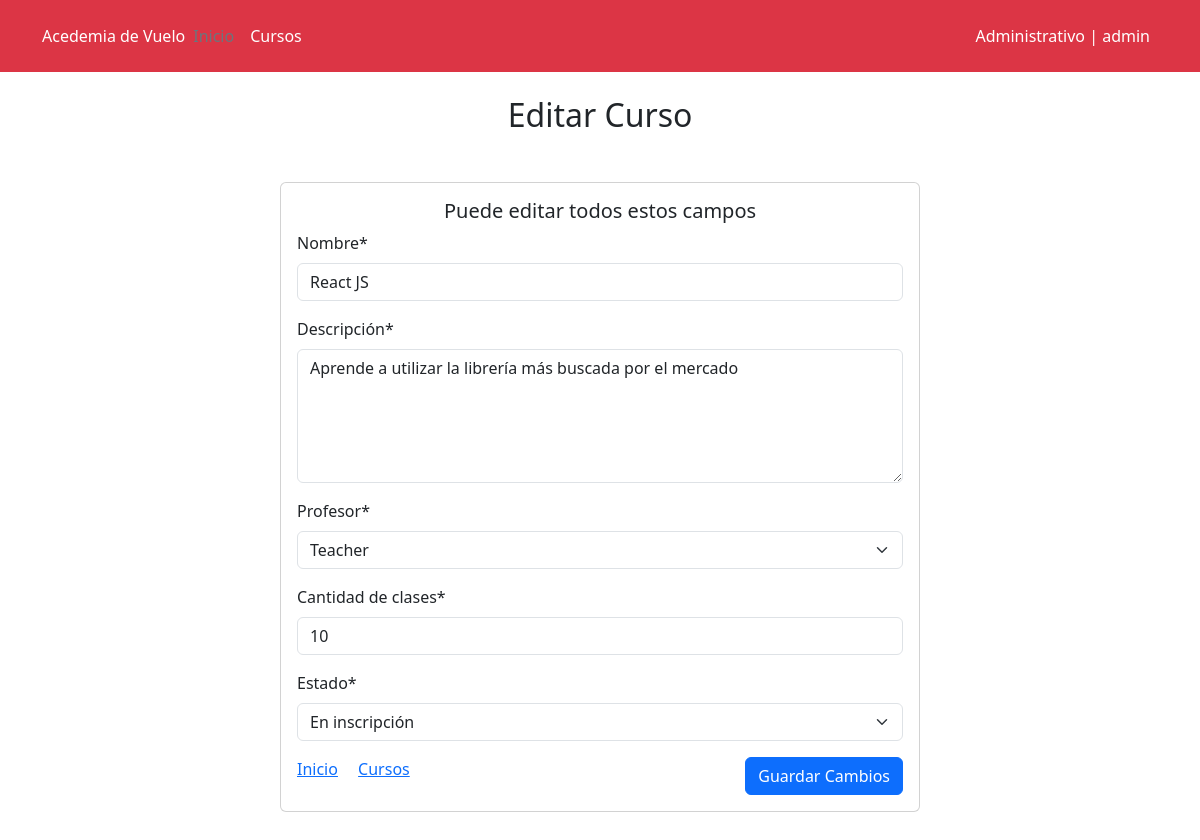
Page /courses/1/edit/ (signed in) on the committed database.
### core/models.py (models this page shows, shortened)
class Course (models.Model):
    STATUS_CHOICES = (
        ('i', 'En inscripción'),
        ('p', 'En progreso'),
        ('f', 'Finalizado')
    )
    name = models.CharField(max_length=90, verbose_name='Nombre')
    description = models.CharField(max_length=300, blank=True, null=True, verbose_name='Descripción')
    teacher = models.ForeignKey(User, on_delete=models.CASCADE, limit_choices_to={'groups__name': 'profesores'},verbose_name='Profesor')
    class_quantity = models.PositiveIntegerField(default=0, verbose_name='Cantidad de clases')
    status = models.CharField(max_length=1, choices=STATUS_CHOICES, default='i', verbose_name='Estado')
    class Meta:
        verbose_name = 'curso'
        verbose_name_plural = 'cursos'

### core/views.py (the view, shortened to what this page needs)
@add_group_name_to_context
class CourseEditView (UserPassesTestMixin, UpdateView):
    model = Course
    form_class = CourseForm
    template_name= 'edit_course.html'
    success_url = reverse_lazy('courses')
    def test_func (self):
        return self.request.user.groups.filter(name='administrativos').exists()

### core/forms.py
class CourseForm (forms.ModelForm):
    teacher = forms.ModelChoiceField(queryset=User.objects.filter(groups__name='profesores'), label='Profesor')
    status = forms.ChoiceField(choices=Course.STATUS_CHOICES, initial='i', label='Estado')
    description = forms.CharField(widget=forms.Textarea(attrs={'rows':5}), label="Descripción")
    class Meta:
        model = Course
        fields = ['name', 'description', 'teacher', 'class_quantity', 'status']
    helper = FormHelper()
    helper.layout = Layout (
        Field('name'),
        Field('description'),
        Field('teacher'),
        Field('class_quantity'),
        Field('status'),
        Submit('submit', 'Submit'),
    )

### core/views.py (called while the page is built)
def plural_to_singular (plural):
    plural_singular = {
        'estudiantes': 'estudiante',
        'profesores': 'profesor',
        'preceptores': 'preceptor',
        'administrativos': 'administrativo',
    }
    return plural_singular.get(plural, 'error')

def get_group_and_color (user):
    group = user.groups.first()
    group_id = None
    group_name = None
    group_name_singular = None
    color = None
    if group:
        if group.name == 'estudiantes':
            color = 'bg-primary'
        elif group.name == 'profesores':
            color = 'bg-success'
        elif group.name == 'preceptores':
            color = 'bg-secondary'
        elif group.name == 'administrativos':
            color = 'bg-danger'
        group_id = group.id
        group_name = group.name
        group_name_singular = plural_to_singular(group.name)
    return group_id, group_name, group_name_singular, color

def add_group_name_to_context (view_class):
    original_dispatch = view_class.dispatch
    def dispatch (self, request, *args, **kwargs):
        user = self.request.user
        group_id, group_name, group_name_singular, color = get_group_and_color(user)
        context = {
            'group_name': group_name,
            'group_name_singular': group_name_singular,
            'color': color,
        }
        self.extra_context = context
        return original_dispatch (self, request, *args, **kwargs)
    view_class.dispatch = dispatch
    return view_class

### templates/edit_course.html (shortened to what this page needs)
{% extends 'base.html' %}
{% block content %}
{% load crispy_forms_tags %}
<div class="container my-4">
    <h2 class="text-center">Editar Curso</h2>
    <form action="" method="POST">
        <div class="card mx-auto my-5" style="width: 40rem;">
            <div class="card-body">
                <h5 class="card-title text-center">Puede editar todos estos campos</h5>
                    {{ form | crispy }}
                <a class="card-link" href="{% url 'home' %}">Inicio</a>
                <a class="card-link" href="{% url 'courses' %}">Cursos</a>
                <button class="btn btn-primary float-end" type="submit">Guardar Cambios</button>
            </div>
        </div>
    </form>
</div>
{% endblock %}

### templates/header.html (shortened to what this page needs)
{% if user.is_authenticated %}
    {% if group_name == 'estudiantes' %}
        <header class="p-3 text-bg-primary">
    {% elif group_name == 'profesores' %}
        <header class="p-3 text-bg-success">
    {% elif group_name == 'preceptores' %}
        <header class="p-3 text-bg-secondary">
    {% elif group_name == 'administrativos' %}
        <header class="p-3 text-bg-danger">
    {% endif %}
{% else %}
<header class="p-3 text-bg-primary">
{% endif %}
    <div class="container">
      <div class="d-flex flex-wrap align-items-center justify-content-center justify-content-lg-start">
        <a href="{% url 'home' %}" class="d-flex align-items-center mb-2 mb-lg-0 text-white text-decoration-none">
          Acedemia de Vuelo
        </a>
        {% if user.is_authenticated %}
            {% if group_name == 'estudiantes' %}
                <ul class="nav col-12 col-lg-auto me-lg-auto mb-2 justify-content-center mb-md-0 bg-primary">
            {% elif group_name == 'profesores' %}
                <ul class="nav col-12 col-lg-auto me-lg-auto mb-2 justify-content-center mb-md-0 bg-success">
            {% elif group_name == 'preceptores' %}
                <ul class="nav col-12 col-lg-auto me-lg-auto mb-2 justify-content-center mb-md-0 bg-secondary">
            {% elif group_name == 'administrativos' %}
                <ul class="nav col-12 col-lg-auto me-lg-auto mb-2 justify-content-center mb-md-0 bg-danger">
            {% endif %}
        {% else %}
           <ul class="nav col-12 col-lg-auto me-lg-auto mb-2 justify-content-center mb-md-0 bg-primary">
        {% endif %}
          <li><a href="{% url 'home' %}" class="nav-link px-2 text-secondary">Inicio</a></li>
          <li><a href="{% url 'courses' %}" class="nav-link px-2 text-white">Cursos</a></li>
        </ul>
        {% if user.is_authenticated %}
           <a class="nav-link px-2 text-white" href="{% url 'profile' %}">{{ group_name_singular|capfirst }} | {{user.username }}</a>
        {% else %}
            <div class="text-end">
                <a class="btn btn-outline-light me-2" href="{% url 'custom_login' %}">Iniciar Sesión</a>
                <a class="btn btn-warning" href="{% url 'register' %}">Registrarse</a>
            </div>
        {% endif %}
      </div>
    </div>
</header>

### rows in the picture
Course: name "React JS", description "Aprende a utilizar la librería más buscada por el mercado", teacher "Teacher", class_quantity "10", status "En inscripción"

### other values in the picture
{{ group_name_singular|capfirst }} "Administrativo"
{{ user.username }} "admin"
